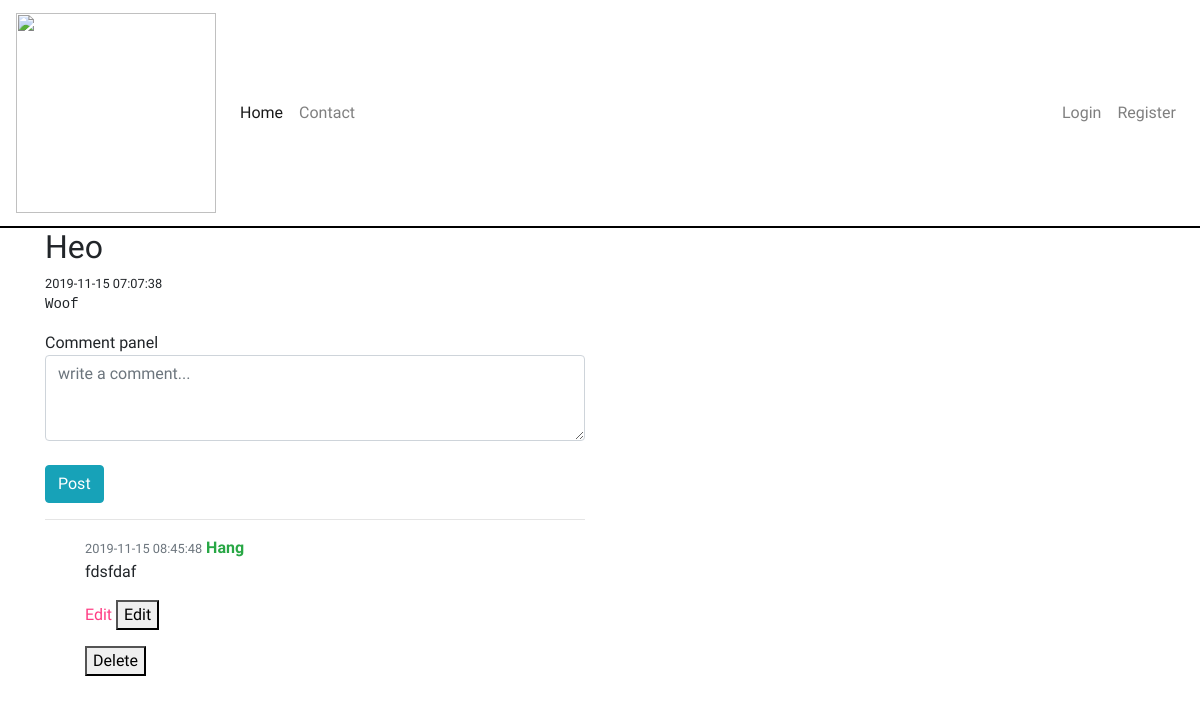
Page /posts/3 on the committed database.
### app.py (models this page shows, shortened)
class User(UserMixin, db.Model):
    __tablename__ = 'users'
    id = db.Column(db.Integer, primary_key=True)
    name = db.Column(db.String(20), nullable=False, unique=True)
    email = db.Column(db.String(50), nullable=False, unique=True)
    password = db.Column(db.String(255), nullable=False)

class Post(db.Model):
    __tablename__ = 'posts'
    id = db.Column(db.Integer, primary_key=True)
    body = db.Column(db.String, nullable=False)
    user_id = db.Column(db.Integer, nullable=False)
    created_at = db.Column(db.DateTime, server_default=db.func.now())
    updated_at = db.Column(
        db.DateTime, server_default=db.func.now(), server_onupdate=db.func.now())

class Comment(db.Model):
    __tablename__ = 'comments'
    id = db.Column(db.Integer, primary_key=True)
    body = db.Column(db.String, nullable=False)
    user_id = db.Column(db.Integer, nullable=False)
    post_id = db.Column(db.Integer, nullable=False)
    created_at = db.Column(db.DateTime, server_default=db.func.now())
    updated_at = db.Column(
        db.DateTime, server_default=db.func.now(), server_onupdate=db.func.now())

### app.py (the view, shortened to what this page needs)
@app.route('/posts/<id>', methods=['POST', 'GET'])
def single_post(id):
    action = request.args.get('action')
    post = Post.query.get(id)
    comments = Comment.query.filter_by(post_id=id).all()
    if not post:
        flash('Post not found', 'warning')
        return redirect(url_for('root'))
    post.author = User.query.get(post.user_id)
    if not action:
        action = 'view'
    for comment in comments:
        comment.user_name = User.query.get(comment.user_id).name
    return render_template('views/single_post.html', post=post, action=action, comments=comments)

### templates/views/single_post.html (shortened to what this page needs)
{% extends 'base.html' %}
{% block content %}
<div class='container'>
  <h2>{{post.author.name}}</h2>
  <small>{{post.created_at}}</small>
  <pre>{{post.body}}</pre>
  {% if action == "view" %}
  <div>
      {% include 'views/comments.html' %}
  </div>
  {% endif %}
</div>
{% endblock %}

### templates/views/comments.html (shortened to what this page needs)
<div class="row bootstrap snippets">
        <div class="col-md-6 col-md-offset-2 col-sm-12">
            <div class="comment-wrapper">
                <div class="panel panel-info">
                    <div class="panel-heading">
                        Comment panel
                    </div>
                    <div class="panel-body">
                        <form method='POST' class='create-post-form' action="{{url_for('create_comment', id=post.id)}}">
                        <textarea name="body" class="form-control" placeholder="write a comment..." rows="3"></textarea>
                        <br>
                        <button type="submit" class="btn btn-info pull-right">Post</button>
                        </form>
                        <hr>
                        <ul class="media-list">
                            {% for comment in comments %}
                            <li class="media">
                                <div class="media-body">
                                        <small class="text-muted">{{comment.created_at}}</small>
                                    <strong class="text-success">{{comment.user_name}}</strong>
                                    <p>{{comment.body}}</p>
                                    <form method="POST" action="{{url_for('edit_comment', id= comment.post_id, comment_id = comment.id, action='edit')}}">
                                        <a href="{{url_for('edit_comment', id= comment.post_id, comment_id = comment.id, action='edit')}}">Edit</a>
                                        <button type="submit">Edit</button>
                                    </form>
                                    <form method="POST" action="{{url_for('edit_comment', id= comment.post_id, comment_id = comment.id, action='delete')}}">
                                        <button type="submit">Delete</button>
                                    </form>
                                </div>
                            </li>
                            {% endfor %}
                        </ul>
                    </div>
                </div>
            </div>
        </div>
    </div>

### static/styles.css (style rules this page uses)
* { font-family: 'Roboto Condensed', sans-serif; }
a { color: #FF3D84; }

### rows in the picture
User: author.name "Heo"
Post: created_at "2019-11-15 07:07:38", body "Woof"
Comment: created_at "2019-11-15 08:45:48", user_name "Hang", body "fdsfdaf"
